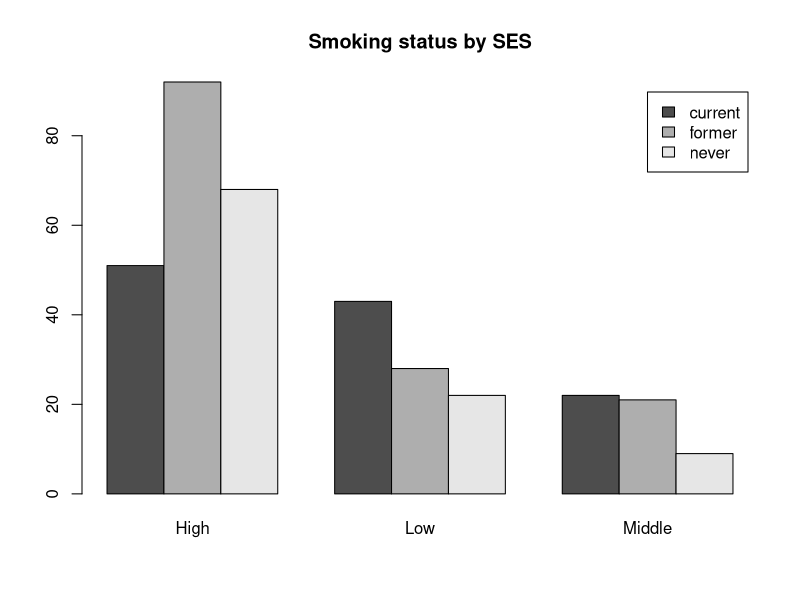

This figure's R source:
smokerData <- read.csv(file="smoker.csv", sep=",", header = T)

smoke <- table(smokerData$Smoke, smokerData$SES)

barplot(smoke, legend=T, beside=T, main='Smoking status by SES')
margin.table(smoke) # total number of data
margin.table(smoke,1) # total number of data summed by row
margin.table(smoke,2) #total number of data summed by column

smoke/margin.table(smoke)
# is equivalent to
prop.table(smoke)